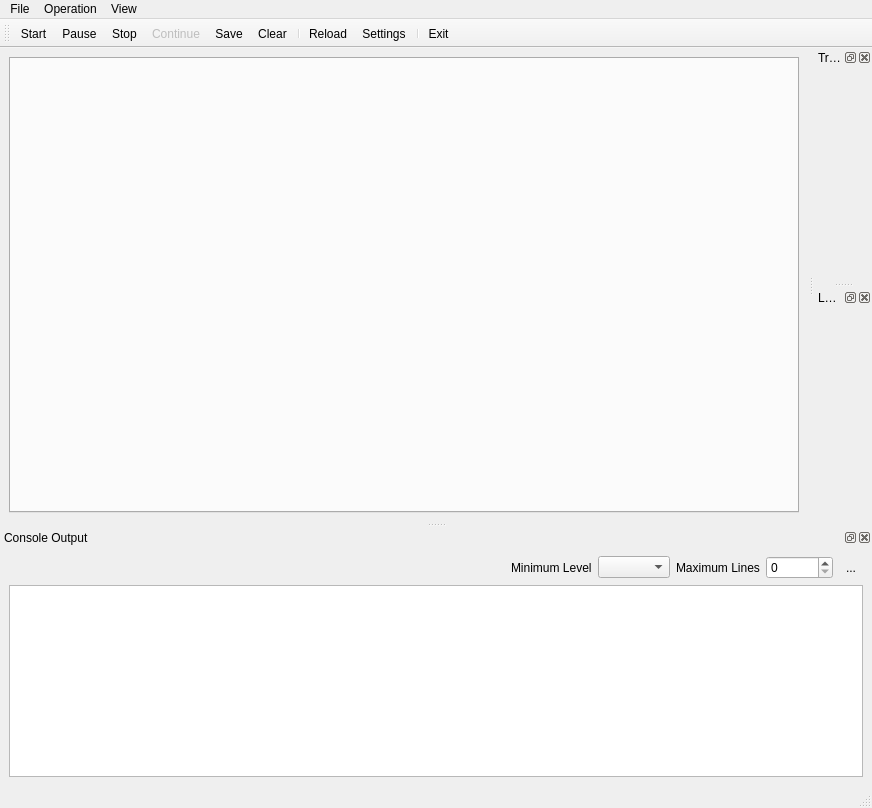
<?xml version="1.0" encoding="UTF-8"?>
<ui version="4.0">
 <class>MainWindow</class>
 <widget class="QMainWindow" name="MainWindow">
  <property name="geometry">
   <rect>
    <x>0</x>
    <y>0</y>
    <width>872</width>
    <height>808</height>
   </rect>
  </property>
  <property name="windowTitle">
   <string>Experimental Control</string>
  </property>
  <property name="windowIcon">
   <iconset resource="Experiment.qrc">
    <normaloff>:/other/icons/ions.jpg</normaloff>:/other/icons/ions.jpg</iconset>
  </property>
  <property name="tabShape">
   <enum>QTabWidget::Rounded</enum>
  </property>
  <widget class="QWidget" name="centralwidget">
   <layout class="QGridLayout" name="gridLayout">
    <item row="0" column="0">
     <widget class="QTabWidget" name="tabWidget">
      <property name="currentIndex">
       <number>-1</number>
      </property>
     </widget>
    </item>
   </layout>
  </widget>
  <widget class="QStatusBar" name="statusbar"/>
  <widget class="QToolBar" name="toolBar">
   <property name="windowTitle">
    <string>toolBar</string>
   </property>
   <property name="floatable">
    <bool>true</bool>
   </property>
   <attribute name="toolBarArea">
    <enum>TopToolBarArea</enum>
   </attribute>
   <attribute name="toolBarBreak">
    <bool>false</bool>
   </attribute>
   <addaction name="actionStart"/>
   <addaction name="actionPause"/>
   <addaction name="actionStop"/>
   <addaction name="actionContinue"/>
   <addaction name="actionSave"/>
   <addaction name="actionClear"/>
   <addaction name="separator"/>
   <addaction name="actionReload"/>
   <addaction name="actionSettings"/>
   <addaction name="separator"/>
   <addaction name="actionExit"/>
  </widget>
  <widget class="QMenuBar" name="menuBar">
   <property name="geometry">
    <rect>
     <x>0</x>
     <y>0</y>
     <width>872</width>
     <height>21</height>
    </rect>
   </property>
   <widget class="QMenu" name="menuFile">
    <property name="title">
     <string>File</string>
    </property>
    <addaction name="actionSettings"/>
    <addaction name="actionExit"/>
    <addaction name="actionClear"/>
    <addaction name="actionSave"/>
    <addaction name="separator"/>
    <addaction name="actionProject"/>
   </widget>
   <widget class="QMenu" name="menuOperation">
    <property name="title">
     <string>Operation</string>
    </property>
    <addaction name="actionStart"/>
    <addaction name="actionStop"/>
    <addaction name="actionPause"/>
   </widget>
   <widget class="QMenu" name="menuView">
    <property name="title">
     <string>View</string>
    </property>
   </widget>
   <addaction name="menuFile"/>
   <addaction name="menuOperation"/>
   <addaction name="menuView"/>
  </widget>
  <widget class="QDockWidget" name="dockWidgetConsole">
   <property name="windowTitle">
    <string>Console Output</string>
   </property>
   <attribute name="dockWidgetArea">
    <number>8</number>
   </attribute>
   <widget class="QWidget" name="dockWidgetContents">
    <layout class="QVBoxLayout" name="verticalLayout">
     <item>
      <layout class="QHBoxLayout" name="horizontalLayout">
       <item>
        <spacer name="horizontalSpacer">
         <property name="orientation">
          <enum>Qt::Horizontal</enum>
         </property>
         <property name="sizeHint" stdset="0">
          <size>
           <width>40</width>
           <height>20</height>
          </size>
         </property>
        </spacer>
       </item>
       <item>
        <widget class="QLabel" name="label">
         <property name="text">
          <string>Minimum Level</string>
         </property>
        </widget>
       </item>
       <item>
        <widget class="QComboBox" name="levelComboBox"/>
       </item>
       <item>
        <widget class="QLabel" name="label_2">
         <property name="text">
          <string>Maximum Lines</string>
         </property>
        </widget>
       </item>
       <item>
        <widget class="QSpinBox" name="linesSpinBox">
         <property name="maximum">
          <number>1000000</number>
         </property>
        </widget>
       </item>
       <item>
        <widget class="QToolButton" name="consoleClearButton">
         <property name="text">
          <string>...</string>
         </property>
         <property name="icon">
          <iconset resource="Experiment.qrc">
           <normaloff>:/kde/icons/edit_clear.png</normaloff>:/kde/icons/edit_clear.png</iconset>
         </property>
         <property name="autoRaise">
          <bool>true</bool>
         </property>
        </widget>
       </item>
      </layout>
     </item>
     <item>
      <widget class="QTextEdit" name="textEditConsole">
       <property name="readOnly">
        <bool>true</bool>
       </property>
      </widget>
     </item>
    </layout>
   </widget>
  </widget>
  <widget class="QDockWidget" name="traceControl">
   <property name="windowTitle">
    <string>Trace Control</string>
   </property>
   <attribute name="dockWidgetArea">
    <number>2</number>
   </attribute>
   <widget class="QWidget" name="dockWidgetContents_4"/>
  </widget>
  <widget class="QDockWidget" name="lockControl">
   <property name="windowTitle">
    <string>Lock Control</string>
   </property>
   <attribute name="dockWidgetArea">
    <number>2</number>
   </attribute>
   <widget class="QWidget" name="dockWidgetContents_5"/>
  </widget>
  <action name="actionClear">
   <property name="icon">
    <iconset resource="Experiment.qrc">
     <normaloff>:/kde/icons/edit_clear.png</normaloff>:/kde/icons/edit_clear.png</iconset>
   </property>
   <property name="text">
    <string>Clear</string>
   </property>
   <property name="visible">
    <bool>false</bool>
   </property>
  </action>
  <action name="actionExit">
   <property name="icon">
    <iconset resource="Experiment.qrc">
     <normaloff>:/kde/icons/exit.png</normaloff>:/kde/icons/exit.png</iconset>
   </property>
   <property name="text">
    <string>Exit</string>
   </property>
   <property name="toolTip">
    <string> Exit Program</string>
   </property>
   <property name="shortcut">
    <string>Ctrl+Q</string>
   </property>
  </action>
  <action name="actionSave">
   <property name="icon">
    <iconset resource="Experiment.qrc">
     <normaloff>:/kde/icons/filesave.png</normaloff>:/kde/icons/filesave.png</iconset>
   </property>
   <property name="text">
    <string>Save</string>
   </property>
   <property name="toolTip">
    <string>Save Configuration</string>
   </property>
   <property name="shortcut">
    <string>Ctrl+S</string>
   </property>
  </action>
  <action name="actionStart">
   <property name="icon">
    <iconset resource="Experiment.qrc">
     <normaloff>:/openicon/icons/media-playback-start-7.png</normaloff>:/openicon/icons/media-playback-start-7.png</iconset>
   </property>
   <property name="text">
    <string>Start</string>
   </property>
   <property name="toolTip">
    <string> Start Experiment</string>
   </property>
  </action>
  <action name="actionPause">
   <property name="checkable">
    <bool>false</bool>
   </property>
   <property name="icon">
    <iconset resource="Experiment.qrc">
     <normaloff>:/openicon/icons/media-playback-pause-7.png</normaloff>
     <normalon>:/kde/icons/edit_clear.png</normalon>:/openicon/icons/media-playback-pause-7.png</iconset>
   </property>
   <property name="text">
    <string>Pause</string>
   </property>
   <property name="toolTip">
    <string>Pause Experiment</string>
   </property>
  </action>
  <action name="actionStop">
   <property name="icon">
    <iconset resource="Experiment.qrc">
     <normaloff>:/openicon/icons/media-playback-stop-7.png</normaloff>:/openicon/icons/media-playback-stop-7.png</iconset>
   </property>
   <property name="text">
    <string>Stop</string>
   </property>
   <property name="toolTip">
    <string>Stop Experiment</string>
   </property>
  </action>
  <action name="actionSettings">
   <property name="icon">
    <iconset resource="Experiment.qrc">
     <normaloff>:/kde/icons/gear.png</normaloff>:/kde/icons/gear.png</iconset>
   </property>
   <property name="text">
    <string>Settings</string>
   </property>
   <property name="toolTip">
    <string>FPGA Settings</string>
   </property>
  </action>
  <action name="actionContinue">
   <property name="enabled">
    <bool>false</bool>
   </property>
   <property name="icon">
    <iconset resource="Experiment.qrc">
     <normaloff>:/kde/icons/player_fwd.png</normaloff>:/kde/icons/player_fwd.png</iconset>
   </property>
   <property name="text">
    <string>Continue</string>
   </property>
   <property name="toolTip">
    <string>Continue</string>
   </property>
   <property name="visible">
    <bool>false</bool>
   </property>
  </action>
  <action name="actionPulses">
   <property name="icon">
    <iconset resource="Experiment.qrc">
     <normaloff>:/kde/icons/configure.png</normaloff>:/kde/icons/configure.png</iconset>
   </property>
   <property name="text">
    <string>Pulses</string>
   </property>
   <property name="toolTip">
    <string>Pulse Program Configuration</string>
   </property>
  </action>
  <action name="actionReload">
   <property name="icon">
    <iconset resource="Experiment.qrc">
     <normaloff>:/kde/icons/reload.png</normaloff>:/kde/icons/reload.png</iconset>
   </property>
   <property name="text">
    <string>Reload</string>
   </property>
   <property name="toolTip">
    <string>Reload Pulse Definition</string>
   </property>
   <property name="visible">
    <bool>false</bool>
   </property>
  </action>
  <action name="actionDedicatedCounters">
   <property name="icon">
    <iconset resource="Experiment.qrc">
     <normaloff>:/openicon/icons/gnome-power-statistics.png</normaloff>:/openicon/icons/gnome-power-statistics.png</iconset>
   </property>
   <property name="text">
    <string>DedicatedCounters</string>
   </property>
   <property name="toolTip">
    <string>Dedicated Counters</string>
   </property>
  </action>
  <action name="actionVoltageControl">
   <property name="icon">
    <iconset resource="Experiment.qrc">
     <normaloff>:/openicon/icons/pictogram-din-w008-electricisty.png</normaloff>:/openicon/icons/pictogram-din-w008-electricisty.png</iconset>
   </property>
   <property name="text">
    <string>VoltageControl</string>
   </property>
   <property name="toolTip">
    <string>Voltage Control</string>
   </property>
  </action>
  <action name="actionProject">
   <property name="text">
    <string>Project</string>
   </property>
   <property name="toolTip">
    <string>Select Project for next program start</string>
   </property>
  </action>
 </widget>
 <resources>
  <include location="Experiment.qrc"/>
 </resources>
 <connections/>
</ui>
